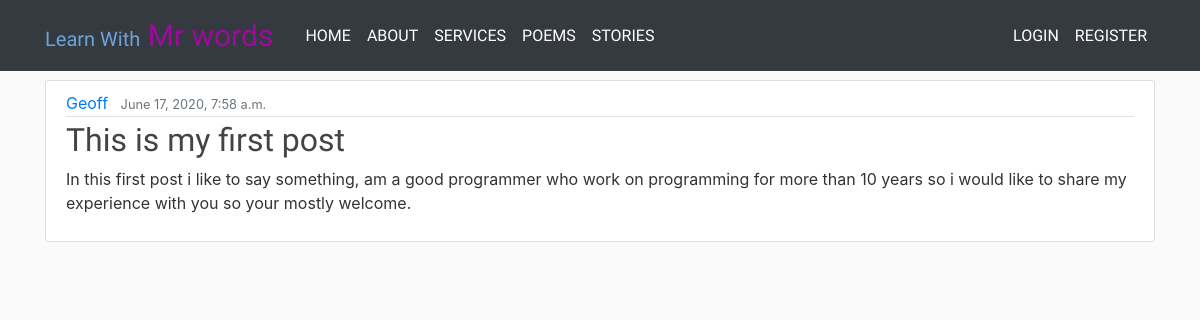
Before: /poem/ with the older database file.
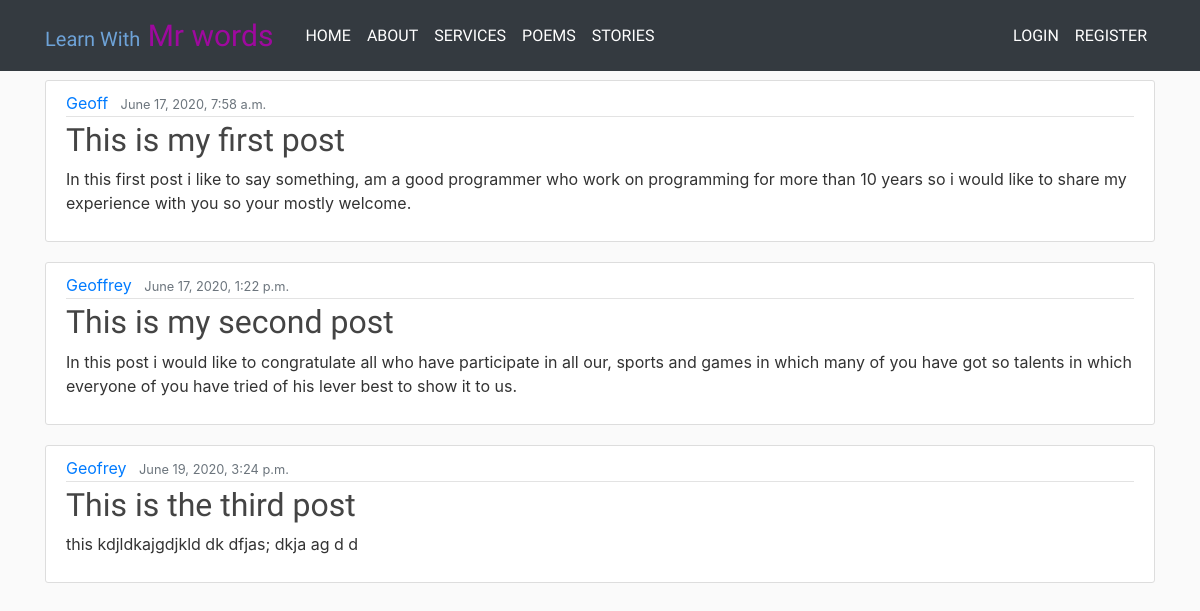
After: the same page with the newer database file.
### blog/models.py (models this page shows, shortened)
class Post(models.Model):
    title = models.CharField(max_length=100)
    content = models.TextField()
    date_posted = models.DateTimeField(default=timezone.now)
    author = models.ForeignKey(User, on_delete=models.CASCADE)

### blog/views.py (the view)
# urls.py: path('poem/', views.poems, name="poems")
def poems(request):
    context = {
        'posts': Post.objects.all()
    }
    return render(request, 'blogs/poem.html', context)

### blog/templates/blogs/poem.html
{% extends "base.html" %}
{% block content %}
<div class="container">
    {% for post in posts %}
        <article class="media content-section">
          <div class="media-body">
            <div class="article-metadata">
              <a class="mr-2" href="#">{{ post.author }}</a>
              <small class="text-muted">{{ post.date_posted }}</small>
            </div>
            <h2><a class="article-title" href="#">{{ post.title }}</a></h2>
            <p class="article-content">{{ post.content }}</p>
          </div>
        </article>
    {% endfor %}
</div>
{% endblock content %}

### templates/base.html (shortened to what this page needs)
{% load static %}
<!DOCTYPE html>
<html>
<head>
    <link rel="stylesheet" href="https://maxcdn.bootstrapcdn.com/bootstrap/4.0.0/css/bootstrap.min.css">
    <link rel="stylesheet" type="text/css" href="{% static 'blog/main.css' %}">
</head>
<body>
      <nav class="navbar navbar-expand-md navbar-dark bg-dark fixed-top">
        <div class="container">
          <a class="navbar-brand mr-4" href="{% url 'blog-home' %}"><span class="words">Learn With</span> Mr words</a>
          <div class="collapse navbar-collapse mynav" id="navbarToggle">
            <div class="navbar-nav mr-auto">
              <a class="nav-item nav-link" href="{% url 'blog-home' %}">Home</a>
              <a class="nav-item nav-link" href="{% url 'blog-about' %}">About</a>
              <a class="nav-item nav-link" href="#">Services</a>
              <a class="nav-item nav-link" href="{% url 'poems'%}">Poems</a>
              <a class="nav-item nav-link" href="#">Stories</a>
            </div>
            <div class="navbar-nav">
                 {% if user.is_authenticated%}
                 <a class="nav-item nav-link" href="{% url 'profile' %}">Profile</a>
                 <a class="nav-item nav-link" href="{% url 'logout' %}">Logout</a>
                 {% else %}
              <a class="nav-item nav-link" href="{% url 'login' %}">Login</a>
              <a class="nav-item nav-link" href="{% url 'register' %}">Register</a>
              {% endif %}
            </div>
          </div>
        </div>
      </nav>
    <section>
        {% block content %}{% endblock content %}
    </section>
</body>
</html>

### static/blog/main.css (style rules this page uses)
body { background: #fafafa; color: #333333; margin-top: 5rem; }
h1, h2, h3, h4, h5, h6 { color: #444444; }
.content-section { background: #ffffff; padding: 10px 20px; border: 1px solid #dddddd; border-radius: 3px; margin-bottom: 20px; }
.article-title { color: #444444; font-family: 'Piedra', cursive; }
.article-content { white-space: pre-line; }
.article-metadata { padding-bottom: 1px; margin-bottom: 4px; border-bottom: 1px solid #e3e3e3 }
.mynav a { color: #fff !important; text-transform: uppercase; font-family: 'Acme', sans-serif; }
.navbar-brand { color: #9e099e !important; font-family: 'Satisfy', cursive; font-size: 30px; }
.navbar-brand .words { color: #6ea3d8; font-family: 'Piedra', cursive; font-size: 20px; }
.navbar { margin-bottom: 9px !important; }

Changed rows visible on the page:
added Post: author "Geoffrey", date_posted "June 17, 2020, 1:22 p.m.", title "This is my second post", content "In this post i would like to congratulate all who have participate in all our, sports and games in which many of you have got so talents in which everyone of you have tried of his lever best to show it to us."
added Post: author "Geofrey", date_posted "June 19, 2020, 3:24 p.m.", title "This is the third post", content "this kdjldkajgdjkld dk dfjas; dkja ag d d"
